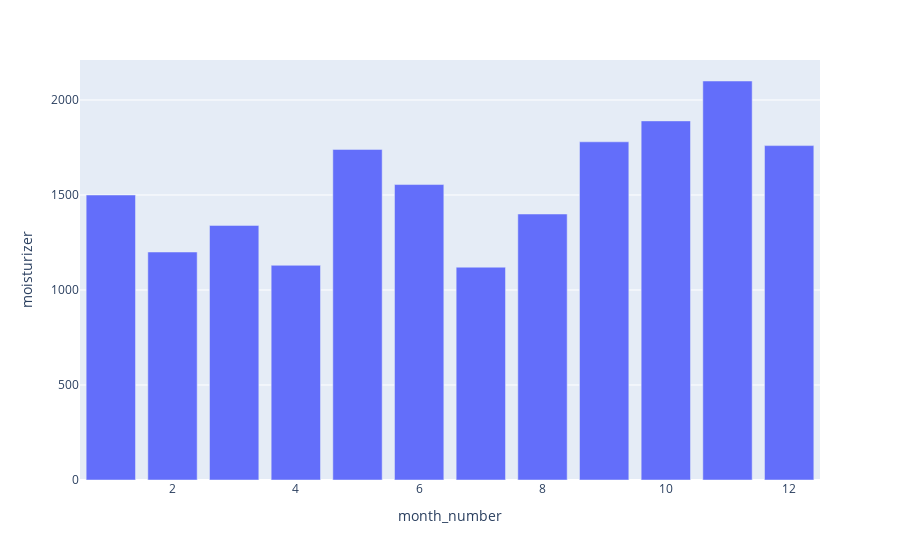

Notebook cell for this chart:
### Code cell
plt.figure(figsize=(15,7))
fig= plx.bar(sales,x='month_number',y='moisturizer')
fig.show()

### Figure 1 — Plotly figure (JSON) as saved in the notebook; plotly's stock layout.template omitted (floating-point values rounded to 4 significant figures)
{"data": [{"alignmentgroup": "True", "hovertemplate": "month_number=%{x}<br>moisturizer=%{y}<extra></extra>", "legendgroup": "", "marker": {"color": "#636efa", "pattern": {"shape": ""}}, "name": "", "offsetgroup": "", "orientation": "v", "showlegend": false, "textposition": "auto", "type": "bar", "x": [1, 2, 3, 4, 5, 6, 7, 8, 9, 10, 11, 12], "xaxis": "x", "y": [1500, 1200, 1340, 1130, 1740, 1555, 1120, 1400, 1780, 1890, 2100, 1760], "yaxis": "y"}], "layout": {"autosize": true, "barmode": "relative", "legend": {"tracegroupgap": 0}, "margin": {"t": 60}, "xaxis": {"anchor": "y", "autorange": true, "domain": [0, 1], "range": [0.5, 12.5], "title": {"text": "month_number"}, "type": "linear"}, "yaxis": {"anchor": "x", "autorange": true, "domain": [0, 1], "range": [0, 2211.0], "title": {"text": "moisturizer"}, "type": "linear"}}}
